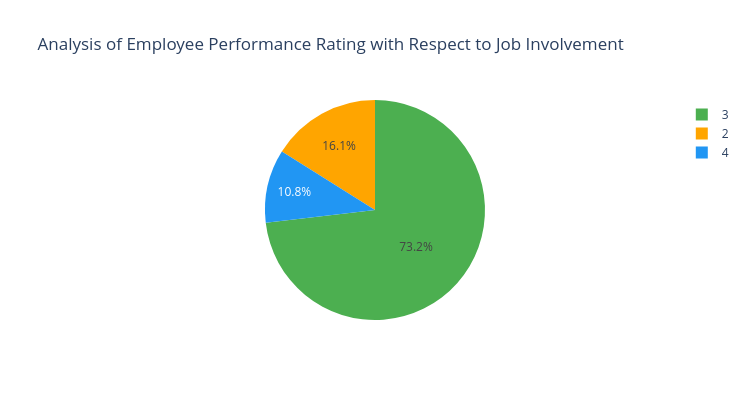

Notebook source saved alongside this figure:
### Markdown cell above
#### CHART - 19

### Code cell
import plotly.express as px


fig = px.pie(
    data_frame=data,
    names='PerformanceRating',
    values='EmpJobInvolvement',
    color='PerformanceRating',  
    color_discrete_map={
        1: '#FF4C4C',   # Low
        2: '#FFA500',   # Good
        3: '#4CAF50',   # Excellent
        4: '#2196F3'    # Outstanding
    },
    title='Analysis of Employee Performance Rating with Respect to Job Involvement',
    width=750, height=400
)

fig.show()

### Figure 1 — Plotly figure (JSON) as saved in the notebook; plotly's stock layout.template omitted (floating-point values rounded to 4 significant figures; data arrays with more than 128 entries replaced by an {"elided": "..."} marker saying what was removed)
{"data": [{"customdata": {"elided": "1200x1 int values"}, "domain": {"x": [0, 1], "y": [0, 1]}, "hovertemplate": "PerformanceRating=%{customdata[0]}<br>EmpJobInvolvement=%{value}<extra></extra>", "labels": {"elided": "1200 int values"}, "legendgroup": "", "marker": {"colors": {"elided": "1200 str values"}}, "name": "", "showlegend": true, "type": "pie", "values": {"elided": "1200 int values"}}], "layout": {"height": 400, "legend": {"tracegroupgap": 0}, "title": {"text": "Analysis of Employee Performance Rating with Respect to Job Involvement"}, "width": 750}}
